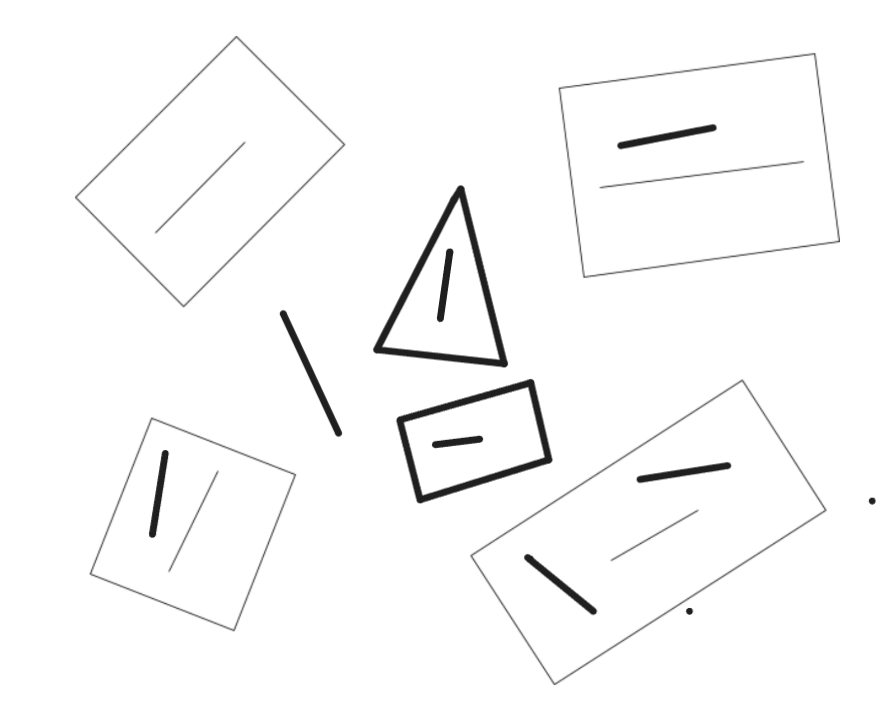
#> input picture triangle.png, 891 x 706 px
$ jupyter execute task1.ipynb
#> lines starting #> are read from the running program, lines starting #| are printed output that depends on the picture; after the words box and inside, x2 and y2 are one past the last pixel; in counts of white or black regions, pixels touching at a corner belong together
[cell 1]
import cv2
import matplotlib.pyplot as plt
from math import hypot
from itertools import combinations
def max_distance(points):
    pts = points.reshape(-1, 2)
    max_d = 0
    for (x1, y1), (x2, y2) in combinations(pts, 2):
        dist = hypot(x2 - x1, y2 - y1)
        if dist > max_d:
            max_d = dist
    return max_d

def find_rectangles(contours):
    rects_found = []
    for i, cnt in enumerate(contours):
        approx = cv2.approxPolyDP(cnt, 0.02 * cv2.arcLength(cnt, True), True)
        if len(approx) == 4:
            x, y, w, h = cv2.boundingRect(cnt)
            rects_found.append((x, y, w, h, i))
    return rects_found

def find_and_number_lines_inside(contours, hierarchy, rects):
    lines_inside = []
    for i, cnt in enumerate(contours):
        parent_idx = hierarchy[0][i][3]
        first_child = hierarchy[0][i][2]
        if parent_idx != -1 and first_child == -1:
            lx, ly, lw, lh = cv2.boundingRect(cnt)
            for rx, ry, rw, rh, ridx in rects:
                if rx < lx and ry < ly and (lx + lw) < (rx + rw) and (ly + lh) < (ry + rh):
                    dist = max_distance(cnt)
                    lines_inside.append((dist, i))
                    break

    lines_inside.sort(key=lambda x: x[0])
    line_nums = {idx: n+1 for n, (_, idx) in enumerate(lines_inside)}
    return lines_inside, line_nums

def draw_lines_and_numbers(img, contours, lines_inside, line_nums):
    for dist, idx in lines_inside:
        cv2.drawContours(img, [contours[idx]], -1, (255, 0, 0), 2)
        pt = tuple(contours[idx][0][0])
        cv2.putText(img, str(line_nums[idx]), pt, cv2.FONT_HERSHEY_SIMPLEX, 1, (255, 0, 255), 2)


img = cv2.imread('triangle.png')
#> img is the input picture: shape (706, 891, 3); min 31, max 255, mean 249.7
gray = cv2.cvtColor(img, cv2.COLOR_BGR2GRAY)
_, thresh = cv2.threshold(gray, 200, 255, cv2.THRESH_BINARY_INV)
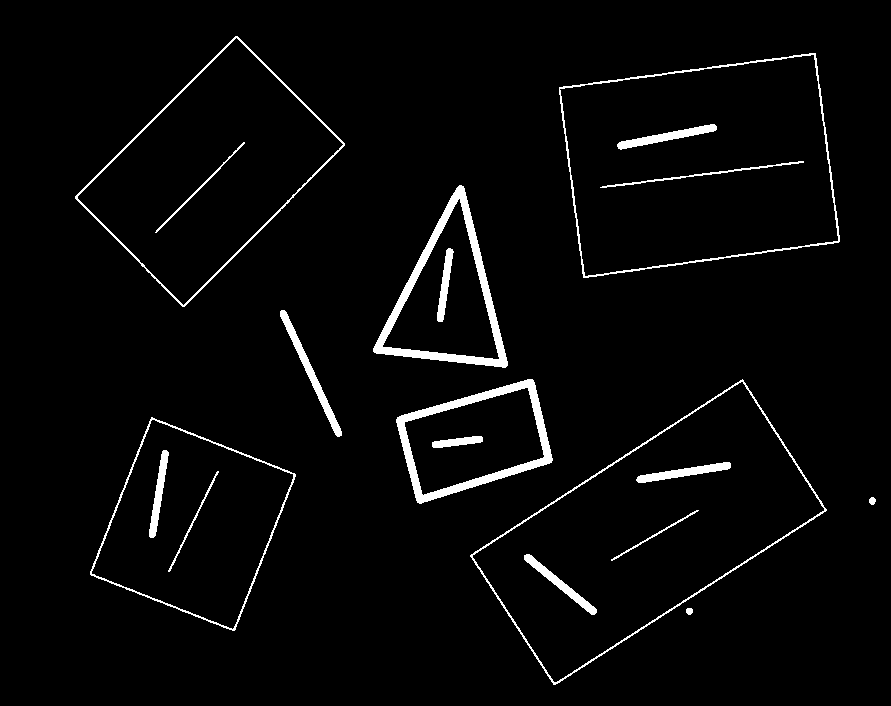
#> thresh: shape (706, 891); 3.2% white; 19 white regions


contours, hierarchy = cv2.findContours(thresh, cv2.RETR_TREE, cv2.CHAIN_APPROX_SIMPLE)
#> contours = 25 contours; largest, box (x1, y1, x2, y2) and area: (470, 379, 827, 685) 50310, (559, 53, 840, 278) 49443, (472, 381, 825, 683) 49155, (559, 54, 839, 277) 48488, (75, 36, 345, 307) 35448
output = img.copy()

rects = find_rectangles(contours)
#> the loop in find_rectangles, `for i, cnt in enumerate(contours):` made 25 passes
#> (approx, x, y, w, h) on passes 3, 4, 6, 7, 8, 9, 11, 12, 13, 14: ([[151, 417], [90, 574], [234, 630], [295, 474]], 90, 417, 206, 214), ([[152, 419], [293, 474], [232, 629], [91, 573]], 91, 419, 203, 211), ([[166, 450], [161, 454], [150, 537], [156, 531]], 149, 450, 20, 88), ([[742, 379], [470, 555], [553, 684], [826, 510]], 470, 379, 357, 306), ([[742, 381], [824, 510], [554, 682], [472, 555]], 472, 381, 353, 302), ([[524, 555], [587, 611], [596, 612], [531, 555]], 524, 554, 73, 61), ([[730, 463], [640, 475], [636, 480], [727, 469]], 636, 462, 95, 21), ([[532, 379], [397, 417], [417, 502], [551, 462]], 396, 379, 157, 125), ([[527, 387], [544, 456], [423, 495], [404, 422]], 404, 387, 141, 109), ([[482, 437], [434, 441], [432, 446], [480, 442]], 432, 436, 51, 12)
#> approx on passes 5, 10, 15, 16, 17, 21: [[218, 471], [168, 571]], [[698, 510], [611, 560]], [[281, 310], [339, 436]], [[459, 185], [373, 351], [505, 367]], [[459, 198], [499, 358], [383, 347]], [[803, 161], [600, 187]]
#> after the loop in find_rectangles, `for i, cnt in enumerate(contours):`: rects_found = 14 items, first 6: (90, 417, 206, 214, 2), (91, 419, 203, 211, 3), (149, 450, 20, 88, 5), (470, 379, 357, 306, 6), (472, 381, 353, 302, 7), (524, 554, 73, 61, 8)
#> rects has the same summary as rects_found in find_rectangles
lines_inside, line_nums = find_and_number_lines_inside(contours, hierarchy, rects)
#> the loop in find_and_number_lines_inside, `for i, cnt in enumerate(contours):` made 25 passes
#> (parent_idx, first_child, lx, ly, lw, lh) on passes 5, 6, 9, 10, 11, 14, 18, 21, 22, 25: (3, -1, 168, 471, 51, 101), (3, -1, 149, 450, 20, 88), (7, -1, 524, 554, 73, 61), (7, -1, 611, 510, 88, 51), (7, -1, 636, 462, 95, 21), (12, -1, 432, 436, 51, 12), (16, -1, 437, 248, 17, 74), (19, -1, 600, 161, 204, 27), (19, -1, 617, 124, 100, 26), (23, -1, 155, 142, 90, 91)
#> (parent_idx, first_child) on passes 1, 2, 3, 4, 7, 8: (-1, -1), (-1, -1), (-1, 3), (2, 4), (-1, 7), (6, 8)
#> after the loop in find_and_number_lines_inside, `for i, cnt in enumerate(contours):`: lines_inside = [(111.8, 4), (88.46, 5), (91.83, 8), (100.3, 9), (95.52, 10), (50.8, 13), (204.7, 20), (101, 21), (126.6, 24)]
#> in find_and_number_lines_inside, `line_nums = {idx: n+1 for n, (_, idx) in enumerate(lines_inside)}`: line_nums = 9 items
#> lines_inside = [(50.8, 13), (88.46, 5), (91.83, 8), (95.52, 10), (100.3, 9), (101, 21), (111.8, 4), (126.6, 24), (204.7, 20)]; line_nums = 9 items
draw_lines_and_numbers(output, contours, lines_inside, line_nums)
#> the loop in draw_lines_and_numbers, `for dist, idx in lines_inside:` made 9 passes
#> (dist, idx, pt) on passes 1 to 9: (50.8, 13, (472, 436)), (88.46, 5, (163, 450)), (91.83, 8, (526, 554)), (95.52, 10, (723, 462)), (100.3, 9, (696, 510)), (101, 21, (710, 124)), (111.8, 4, (217, 471)), (126.6, 24, (243, 142)), (204.7, 20, (798, 161))


plt.imshow(cv2.cvtColor(output, cv2.COLOR_BGR2RGB))
cv2.imwrite('output_image.png', output)


plt.axis('off')
plt.show()
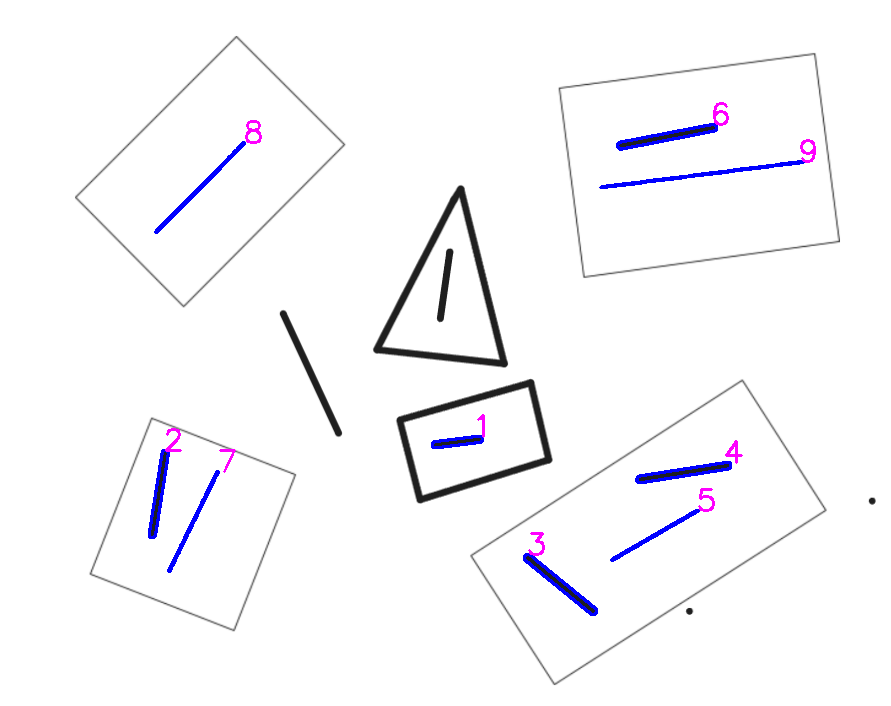
#> shown: shape (706, 891, 3); mean R, G, B 248.2, 247.6, 250.4

$ run again, with aligned_rectangle_2.png copied over triangle.png
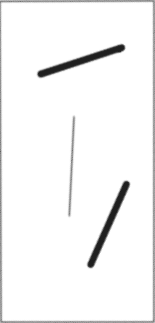
#> input picture aligned_rectangle_2.png, 155 x 323 px
#> img is the input picture: shape (323, 155, 3); min 31, max 255, mean 244.9
#> `_, thresh = cv2.threshold(gray, 200, 255, cv2.THRESH_BINARY_INV)`:
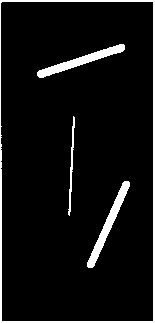
#> thresh: shape (323, 155); 6.8% white; 4 white regions
#> contours = 5 contours; box (x1, y1, x2, y2) and area: (0, 0, 155, 323) 49588, (0, 1, 154, 322) 48780, (87, 181, 130, 268) 642, (37, 44, 125, 78) 632, (68, 116, 75, 216) 111
#> the loop in find_rectangles, `for i, cnt in enumerate(contours):` made 5 passes
#> (approx, x, y, w, h) on passes 1 to 3: ([[0, 0], [0, 322], [154, 322], [154, 0]], 0, 0, 155, 323), ([[2, 1], [153, 2], [152, 321], [1, 320]], 0, 1, 154, 321), ([[128, 181], [122, 183], [88, 267], [94, 265]], 87, 181, 43, 87)
#> after the loop in find_rectangles, `for i, cnt in enumerate(contours):`: rects_found = [(0, 0, 155, 323, 0), (0, 1, 154, 321, 1), (87, 181, 43, 87, 2)]
#> rects has the same summary as rects_found in find_rectangles
#> the loop in find_and_number_lines_inside, `for i, cnt in enumerate(contours):` made 5 passes
#> (parent_idx, first_child, lx, ly, lw, lh) on passes 3 to 5: (1, -1, 87, 181, 43, 87), (1, -1, 68, 116, 7, 100), (1, -1, 37, 44, 88, 34)
#> after the loop in find_and_number_lines_inside, `for i, cnt in enumerate(contours):`: lines_inside = [(94.85, 2), (99.08, 3), (92.03, 4)]
#> in find_and_number_lines_inside, `line_nums = {idx: n+1 for n, (_, idx) in enumerate(lines_inside)}`: line_nums = {4: 1, 2: 2, 3: 3}
#> `lines_inside, line_nums = find_and_number_lines_inside(contours, hiera..`: lines_inside = [(92.03, 4), (94.85, 2), (99.08, 3)]; line_nums = {4: 1, 2: 2, 3: 3}
#> the loop in draw_lines_and_numbers, `for dist, idx in lines_inside:` made 3 passes
#> (dist, idx, pt) on passes 1 to 3: (92.03, 4, (119, 44)), (94.85, 2, (124, 181)), (99.08, 3, (73, 116))
#> after the loop in draw_lines_and_numbers, `for dist, idx in lines_inside:`:
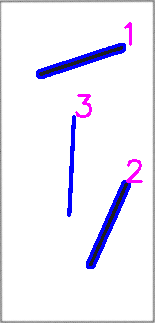
#> img: shape (323, 155, 3); mean B, G, R 248.3, 237.2, 239.3
